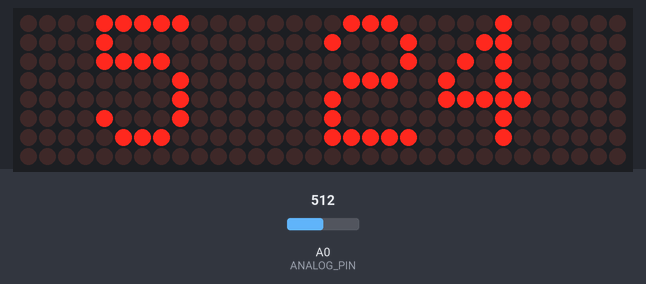
The program below on a simulated ESP8266 (NodeMCU). On the bench: 32×8 LED matrix. Inputs (shaded band) come from the test bench; at power-on: A0 (ANALOG_PIN) = 512. WiFi joins after 1.5 s; servers stay silent unless stated; what the program prints to the serial monitor is not drawn.

Above: at 3.1 s.
3.2 s: A0 (ANALOG_PIN) set to 716
At 12.3 s:
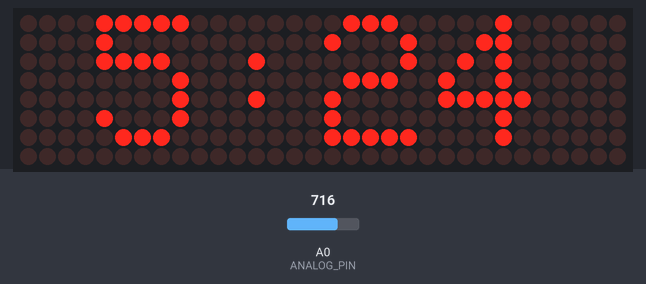
18.2 s: A0 (ANALOG_PIN) set to 900
At 32.3 s:
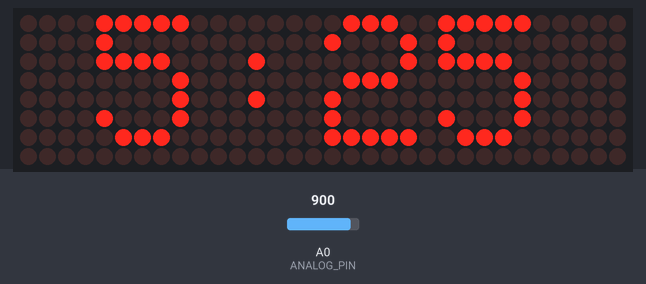
33.2 s: A0 (ANALOG_PIN) set to 511
At 43.1 s:
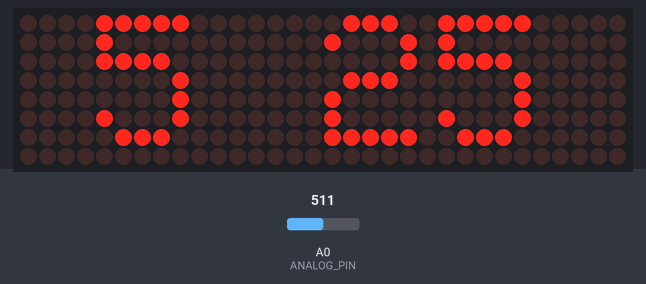
Timing chart, 0 to 44.6 s (numbered marks = the images above; inputs shaded):
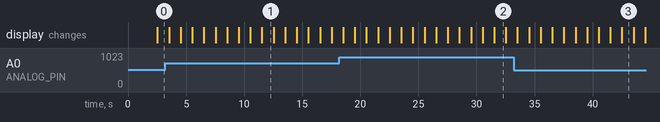

The program:

main.cpp
```cpp
/*
 * Time sync to NTP time source
 * git remote add origin https://github.com/alejandro70/nodemcu-clock.git
 */

#include <Arduino.h>
#include <ESP8266WiFi.h>
#include <ESP8266WebServer.h>
#include <TimeLib.h>
#include <WiFiUdp.h>
#include <SimpleTimer.h>
#include <Wire.h>

#include "global.h"
#include "display.h"
#include "ntp.h"

#define BTN_TRIGGER D2 // Activación de Access Point (AP) mode
#define ANALOG_PIN A0  // NodeMCU board ADC pin

const char ssid[] = "ESPITIA_ETB5G"; //  your network SSID (name)
const char pass[] = "6012950419";    // your network password

// local variables
volatile int timer1Seconds = 0;

// timers
SimpleTimer timer;
int timerDisplayTime;
int timerMatrixBanner;
int timerLightSensor;

// functions
void restart();
void ldrRange();
void stopInterrupt();

// ISR to Fire when Timer is triggered
void ICACHE_RAM_ATTR onTimer1()
{
  Serial.println("onTimer1");

  timer1Seconds++;
  if (timer1Seconds == 20)
  {
    timer1Seconds = 0;
    if (WiFi.status() != WL_CONNECTED || timeStatus() == timeNotSet)
    {
      ESP.restart();
    }
  }

  // Re-Arm the timer as using TIM_SINGLE
  timer1_write(312500); //1 s
}

void setup()
{
  Serial.begin(115200);

  pinMode(BTN_TRIGGER, INPUT_PULLUP);

  {
    //Initialize NodeMCU Timer1 every 1s
    timer1_attachInterrupt(onTimer1); // Add ISR Function
    timer1_enable(TIM_DIV256, TIM_EDGE, TIM_SINGLE);
    timer1_write(312500); // 312500 / 1 tick per 3.2 us from TIM_DIV256 == 1 s interval
  }

  // Max72xxPanel
  initMatrix();
  matrixRender("Hola!", 31);

  // WiFi
  WiFi.begin(ssid, pass);
  while (WiFi.status() != WL_CONNECTED)
  {
    delay(500);
    Serial.print(".");
  }

  // NTP config
  udp.begin(localPort);
  setSyncProvider(getNtpTime);
  setSyncInterval(5 * 60);

  // timers (init disabled)
  timerDisplayTime = timer.setInterval(1000L, displayTime);
  timer.disable(timerDisplayTime);
  timerMatrixBanner = timer.setInterval((long)bannerFrecuency, matrixBannerFrame);
  timer.disable(timerMatrixBanner);
  timer.setTimeout(86400000L, restart);
  timer.setTimeout(60000L, stopInterrupt);
  timerLightSensor = timer.setInterval(10000L, ldrRange);

  // IP banner
  // matrixBanner(5000L, String("IP:") + WiFi.localIP().toString().c_str());
  beginDisplayTime(); // comentar si se activa banner
}

void loop()
{
  timer.run();
}

void restart()
{
  ESP.restart();
}

void ldrRange()
{
  int sensorValue = analogRead(ANALOG_PIN);

  // ajustar intensidad de display
  int intensity = map(sensorValue, 0, 1024, 0, 4);
  matrix.setIntensity(intensity);
}

void stopInterrupt()
{
  timer1_detachInterrupt();
  timer1_disable();
}
```

display.h
```cpp
#include <Arduino.h>
#include <Adafruit_GFX.h>
#include <Max72xxPanel.h> // https://github.com/markruys/arduino-Max72xxPanel

// Max72xxPanel
// DIN to MOSI and CLK to SCK (cf http://arduino.cc/en/Reference/SPI )
// --------------------------------------------------------------------------------
extern int pinCS2;                     // Attach CS to this pin
extern int numberOfHorizontalDisplays; // num led's horizontales
extern int numberOfVerticalDisplays;   // num led's verticales
extern int bannerFrecuency;            // In milliseconds
extern String bannerText;              // string a mostrar en banner
extern int matrixFrame;                // banner frame index
extern int spacer;                     // espaciador entre caracteres
extern int width;                      // The font width is 5 pixels
extern bool evenSecs;                  // show seconds leds? (every 1 sec)
extern char sTime[];                   // buffer para display de hora
extern Max72xxPanel matrix;            // objeto display
extern time_t prevDisplay;             // when the digital clock was displayed

//
void initMatrix();
void beginDisplayTime();
void matrixRender(String text, int i);
void matrixBannerFrame();
void matrixBanner(unsigned long duration, String text);
void displayTime();
void digitalClockDisplay();
void printDigits(int digits);
String timeToString(unsigned long t);
int setIntensity(String command);
```

global.h
```cpp
#include <SimpleTimer.h>

// timers
extern SimpleTimer timer;
extern int timerDisplayTime;
extern int timerMatrixBanner;
```

ntp.h
```cpp
#include <Arduino.h>
#include <Timer.h>
#include <WiFiUdp.h>

extern const int NTP_PACKET_SIZE; // NTP time stamp is in the first 48 bytes of the message
extern byte packetBuffer[];       //buffer to hold incoming and outgoing packets

/* Don't hardwire the IP address or we won't get the benefits of the pool.
    Lookup the IP address for the host name instead */
extern const char *ntpServerName;
extern IPAddress timeServerIP; // time.nist.gov NTP server address
extern unsigned int localPort; // local port to listen for UDP packets
extern const int timeZone;     // Eastern Standard Time (USA)
extern WiFiUDP udp;            // A UDP instance to let us send and receive packets over UDP

time_t getNtpTime();
void sendNTPpacket(IPAddress &);
```

display.cpp
```cpp
#include <Arduino.h>
#include <TimeLib.h>

#include "display.h"
#include "global.h"

// Max72xxPanel
// DIN to MOSI and CLK to SCK (cf http://arduino.cc/en/Reference/SPI )
// --------------------------------------------------------------------------------
int pinCS = 2;                      // Attach CS to this pin
int numberOfHorizontalDisplays = 4; // num led's horizontales
int numberOfVerticalDisplays = 1;   // num led's verticales
int bannerFrecuency = 20;           // In milliseconds
String bannerText = "MAX7219";      // string a mostrar en banner
int matrixFrame = 0;                // banner frame index
int spacer = 1;                     // espaciador entre caracteres
int width = 5 + spacer;             // The font width is 5 pixels
bool evenSecs = false;              // show seconds leds? (every 1 sec)
char sTime[] = "00:00:00";          // buffer para display de hora
time_t prevDisplay = 0;             // when the digital clock was displayed

// objeto display
Max72xxPanel matrix = Max72xxPanel(
    pinCS,
    numberOfHorizontalDisplays,
    numberOfVerticalDisplays);

// Max72xxPanel
// ================================================================================

// --------------------------------------------------------------------------------
void initMatrix()
{
    matrix.setIntensity(0); // Use a value between 0 and 15 for brightness

    matrix.setPosition(0, 0, 0); // The first display is at <0, 0>
    matrix.setPosition(1, 1, 0); // The second display is at <1, 0>
    matrix.setPosition(2, 2, 0); // The third display is at <2, 0>
    matrix.setPosition(3, 3, 0); // And the last display is at <3, 0>

    matrix.setRotation(0, 1); // Display is position upside down
    matrix.setRotation(1, 1); // Display is position upside down
    matrix.setRotation(2, 1); // Display is position upside down
    matrix.setRotation(3, 1); // Display is position upside down
}

// Inicia display de hora
// --------------------------------------------------------------------------------
void beginDisplayTime()
{
    timer.disable(timerMatrixBanner);
    timer.enable(timerDisplayTime);
}

// Muestra texto en display matriz en i-esima columna de leds
// --------------------------------------------------------------------------------
void matrixRender(String text, int i)
{
    matrix.fillScreen(LOW);

    int letter = i / width;
    int x = (matrix.width() - 1) - i % width;
    int y = (matrix.height() - 8) / 2; // center the text vertically

    while (x + width - spacer >= 0 && letter >= 0)
    {
        if (letter < (int)text.length())
        {
            matrix.drawChar(x, y, text[letter], HIGH, LOW, 1);
        }

        letter--;
        x -= width;
    }

    matrix.write(); // Send bitmap to display
}

void matrixBannerFrame()
{
    matrixRender(bannerText, matrixFrame);
    matrixFrame++;
    if (matrixFrame >= width * (int)bannerText.length() + matrix.width() - 1 - spacer)
    {
        matrixFrame = 0;
    }
}

// Meustra texto con rotación hacia la izquiera
// --------------------------------------------------------------------------------
void matrixBanner(unsigned long duration, String text)
{
    bannerText = text;
    matrixFrame = 0;
    timer.disable(timerDisplayTime);
    timer.enable(timerMatrixBanner);
    timer.setTimeout(duration, beginDisplayTime);
}

// show current time
// --------------------------------------------------------------------------------
void displayTime()
{
    int hh = hour();
    hh = hh <= 12 ? hh : hh - 12;
    hh = hh != 0 ? hh : 12;
    int mm = minute();
    sprintf(sTime, "%d%s%02d", hh, evenSecs ? ":" : " ", mm);
    int leftPixel = hh < 10 ? 27 : 31;

    matrixRender(sTime, leftPixel);

    evenSecs = !evenSecs;
}

void digitalClockDisplay()
{
    // digital clock display of the time
    Serial.print(hour());
    printDigits(minute());
    printDigits(second());
    Serial.print(" ");
    Serial.print(day());
    Serial.print(".");
    Serial.print(month());
    Serial.print(".");
    Serial.print(year());
    Serial.println();
}

void printDigits(int digits)
{
    // utility for digital clock display: prints preceding colon and leading 0
    Serial.print(":");
    if (digits < 10)
        Serial.print('0');
    Serial.print(digits);
}

int setIntensity(String queryString)
{
    int value = queryString.toInt();
    if (value <= 12)
    {
        //config.saveMatrixIntensity(value);
        matrix.setIntensity(value);
    }

    return 0;
}

String timeToString(unsigned long t)
{
    return String(hour(t)) + ":" + minute(t) + ":" + second(t) + " " + day(t) + "/" + month(t) + "/" + year(t);
}
```

ntp.cpp
```cpp
#include <Arduino.h>
#include <ESP8266WiFi.h>
#include <WiFiUdp.h>
#include <TimeLib.h>
#include <Timer.h>

#include "ntp.h"

const int NTP_PACKET_SIZE = 48;     // NTP time stamp is in the first 48 bytes of the message
byte packetBuffer[NTP_PACKET_SIZE]; //buffer to hold incoming and outgoing packets

/* Don't hardwire the IP address or we won't get the benefits of the pool.
    Lookup the IP address for the host name instead */
//IPAddress timeServerIP(129, 6, 15, 28); // time.nist.gov NTP server
const char *ntpServerName = "time.nist.gov";
IPAddress timeServerIP;        // time.nist.gov NTP server address
unsigned int localPort = 2390; // local port to listen for UDP packets
const int timeZone = -5;       // Eastern Standard Time (USA)
WiFiUDP udp;                   // A UDP instance to let us send and receive packets over UDP

time_t getNtpTime()
{
    //get a random server from the pool
    WiFi.hostByName(ntpServerName, timeServerIP);

    while (udp.parsePacket() > 0)
        ; // discard any previously received packets
    Serial.println("Transmit NTP Request");
    sendNTPpacket(timeServerIP);
    uint32_t beginWait = millis();

    while (millis() - beginWait < 1500)
    {
        int size = udp.parsePacket();
        if (size >= NTP_PACKET_SIZE)
        {
            Serial.println("Receive NTP Response");
            udp.read(packetBuffer, NTP_PACKET_SIZE); // read packet into the buffer
            unsigned long secsSince1900;
            // convert four bytes starting at location 40 to a long integer
            secsSince1900 = (unsigned long)packetBuffer[40] << 24;
            secsSince1900 |= (unsigned long)packetBuffer[41] << 16;
            secsSince1900 |= (unsigned long)packetBuffer[42] << 8;
            secsSince1900 |= (unsigned long)packetBuffer[43];
            return secsSince1900 - 2208988800UL + timeZone * SECS_PER_HOUR;
        }
    }

    Serial.println("No NTP Response :-(");
    return 0; // return 0 if unable to get the time
}

// send an NTP request to the time server at the given address
void sendNTPpacket(IPAddress &address)
{
    // set all bytes in the buffer to 0
    memset(packetBuffer, 0, NTP_PACKET_SIZE);
    // Initialize values needed to form NTP request
    // (see URL above for details on the packets)
    packetBuffer[0] = 0b11100011; // LI, Version, Mode
    packetBuffer[1] = 0;          // Stratum, or type of clock
    packetBuffer[2] = 6;          // Polling Interval
    packetBuffer[3] = 0xEC;       // Peer Clock Precision
    // 8 bytes of zero for Root Delay & Root Dispersion
    packetBuffer[12] = 49;
    packetBuffer[13] = 0x4E;
    packetBuffer[14] = 49;
    packetBuffer[15] = 52;

    // all NTP fields have been given values, now
    // you can send a packet requesting a timestamp:
    udp.beginPacket(address, 123); //NTP requests are to port 123
    udp.write(packetBuffer, NTP_PACKET_SIZE);
    udp.endPacket();
}
```

Measured:
- after the input at 33.2 s, the display: first differs from a run without the input after 8.3 s (image 3 shows a later state)
- what the display in image 1 shows lasts 1.0 s, from 11.5 s to 12.5 s
